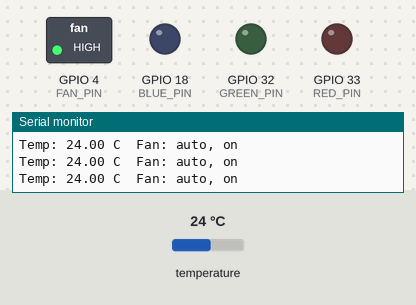
A program run on a simulated ESP32. Parts: switched loads named in the program (green lamp = pin HIGH), output pins drawn as LEDs (lit = HIGH), the last lines printed to the serial monitor. The test bench sets the inputs (shaded band); at power-on: temperature 24 °C. WiFi joins after 1.5 s; servers stay silent unless stated; no MQTT or app messages arrive unless stated.

Above: at 2.7 s.
2.8 s: temperature set to 21.6 °C
4.9 s: temperature set to 20.4 °C
At 5.5 s:
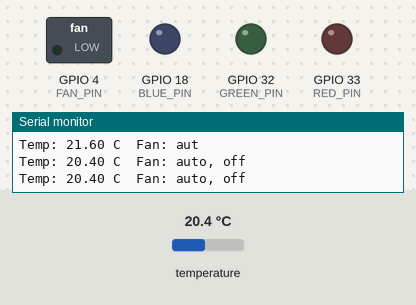
10.3 s: temperature set to 22.6 °C
11.8 s: temperature set to 23.7 °C
At 12.6 s:
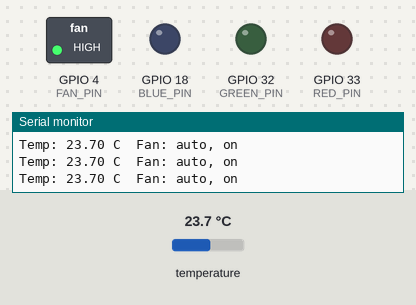
Timing chart, 0 to 14.4 s (numbered marks = the images above; inputs shaded):
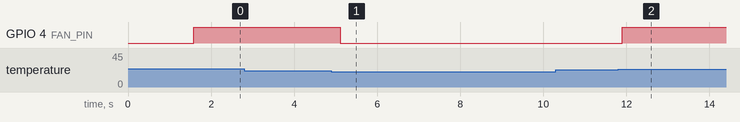

The program:

main.cpp
```cpp
#include "Adafruit_MCP9808.h"
#include <Arduino.h>
#include <PubSubClient.h>
#include <WiFi.h>
#include <Wire.h>
#include <string.h>

#define FAN_PIN 4
#define TEMP_MAX 23
#define TEMP_MIN 21

#define RED_PIN 33
#define GREEN_PIN 32
#define BLUE_PIN 18
#define RED_CHANNEL 3
#define GREEN_CHANNEL 4
#define BLUE_CHANNEL 5

enum modes
{
  AUTO,
  MANUAL,
  ON,
  OFF
};

// SSID/Password combination
const char *ssid = "nao_abrir";
const char *password = "qwertyuiop";
const char *mqtt_server = "192.168.96.228";

const char *fan_control_topic = "ventoinha/control";
const char *fan_mode_topic = "ventoinha/mode";
const char *fan_value_topic = "ventoinha/value";
const char *temperature_value_topic = "temperatura/value";
const char *led_control_topic = "led/control";
const char *led_value_topic = "led/value";

WiFiClient espClient;
PubSubClient client(espClient);
long lastMsg = 0;
char msg[50];

// Create the MCP9808 temperature sensor object
Adafruit_MCP9808 temperature_sensor = Adafruit_MCP9808();

enum modes fan_state = OFF;
enum modes fan_mode = AUTO;
enum modes led_state = OFF;
int red_value = 0;
int green_value = 0;
int blue_value = 0;

void setup_wifi();
void callback(char *topic, byte *message, unsigned int length);
void reconnect();
void led_control();
void fan_control(char *, float);

void setup()
{
  Serial.begin(115200);

  if (!temperature_sensor.begin())
  {
    Serial.println("Couldn't find MCP9808!");
    while (1)
      ;
  }

  setup_wifi();
  client.setServer(mqtt_server, 1883);
  client.setCallback(callback);

  pinMode(FAN_PIN, OUTPUT);

  ledcSetup(RED_CHANNEL, 5000, 8);
  ledcSetup(GREEN_CHANNEL, 5000, 8);
  ledcSetup(BLUE_CHANNEL, 5000, 8);

  ledcAttachPin(RED_PIN, RED_CHANNEL);
  ledcAttachPin(GREEN_PIN, GREEN_CHANNEL);
  ledcAttachPin(BLUE_PIN, BLUE_CHANNEL);
}

void loop()
{
  if (!client.connected())
  {
    reconnect();
  }
  client.loop();

  // Read and print out the temperature, then convert to C
  char temp_string[8];
  char fan_string[15];

  float temp_c = temperature_sensor.readTempC();

  dtostrf(temp_c, 1, 2, temp_string);
  // End temperatue check

  fan_control(fan_string, temp_c);
  led_control();

  client.publish(temperature_value_topic, temp_string);
  client.publish(fan_value_topic, fan_string);

  Serial.print("Temp: ");
  Serial.print(temp_c);
  Serial.print(" C\t");
  Serial.printf("Fan: %s", fan_string);
  Serial.print("\n");

  delay(250);
}

void setup_wifi()
{
  delay(10);
  // We start by connecting to a WiFi network
  Serial.println();
  Serial.print("Connecting to ");
  Serial.println(ssid);

  WiFi.begin(ssid, password);

  while (WiFi.status() != WL_CONNECTED)
  {
    delay(500);
    Serial.print(".");
  }

  Serial.println("");
  Serial.println("WiFi connected");
  Serial.println("IP address: ");
  Serial.println(WiFi.localIP());
}

void callback(char *topic, byte *message, unsigned int length)
{
  Serial.print("Message arrived on topic: ");
  Serial.print(topic);
  Serial.print(". Message: ");
  String messageTemp;

  for (int i = 0; i < length; i++)
  {
    Serial.print((char)message[i]);
    messageTemp += (char)message[i];
  }
  Serial.println();

  if (String(topic) == fan_mode_topic)
  {
    if (messageTemp == "manual")
    {
      fan_mode = MANUAL;
    }
    else if (messageTemp == "auto")
    {
      fan_mode = AUTO;
    }
  }
  if (String(topic) == fan_control_topic)
  {
    if (messageTemp == "on")
    {
      fan_state = ON;
    }
    else if (messageTemp == "off")
    {
      fan_state = OFF;
    }
  }
  if (String(topic) == led_control_topic)
  {
    if (messageTemp == "on")
    {
      led_state = ON;
    }
    else if (messageTemp == "off")
    {
      led_state = OFF;
    }
  }
  if (String(topic) == led_value_topic)
  {
    if (messageTemp.charAt(0) == 'r')
    {
      red_value = messageTemp.substring(3).toInt();
    }
    if (messageTemp.charAt(0) == 'g')
    {
      green_value = messageTemp.substring(5).toInt();
    }
    if (messageTemp.charAt(0) == 'b')
    {
      blue_value = messageTemp.substring(4).toInt();
    }
  }
}

void reconnect()
{
  // Loop until we're reconnected
  while (!client.connected())
  {
    Serial.print("Attempting MQTT connection...");
    // Attempt to connect
    if (client.connect("ESP32Client"))
    {
      Serial.println("connected");
      // Subscribe
      client.subscribe(fan_mode_topic);
      client.subscribe(fan_control_topic);
      client.subscribe(led_control_topic);
      client.subscribe(led_value_topic);
    }
    else
    {
      Serial.print("failed, rc=");
      Serial.print(client.state());
      Serial.println(" try again in 5 seconds");
      // Wait 5 seconds before retrying
      delay(5000);
    }
  }
}
void led_control()
{
  if (led_state == ON)
  {
    ledcWrite(RED_CHANNEL, red_value);
    ledcWrite(GREEN_CHANNEL, green_value);
    ledcWrite(BLUE_CHANNEL, blue_value);
  }
  else
  {
    ledcWrite(RED_CHANNEL, 0);
    ledcWrite(GREEN_CHANNEL, 0);
    ledcWrite(BLUE_CHANNEL, 0);
  }
}
void fan_control(char *fan_string, float temp_c)
{
  if (fan_mode == MANUAL)
  {
    if (fan_state == ON)
    {
      digitalWrite(FAN_PIN, HIGH);
      strcpy(fan_string, "manual, on");
    }
    else
    {
      digitalWrite(FAN_PIN, LOW);
      strcpy(fan_string, "manual, off");
    }
  }
  else
  {
    if (temp_c > TEMP_MAX)
    {
      digitalWrite(FAN_PIN, HIGH);
      strcpy(fan_string, "auto, on");
    }
    if (temp_c < TEMP_MIN)
    {
      digitalWrite(FAN_PIN, LOW);
      strcpy(fan_string, "auto, off");
    }
  }
}
```

Measured:
- the behaviour switches between 21 and 20.9 °C on temperature (found by bisection; images 0 and 1)
- the behaviour switches between 23 and 23.1 °C on temperature (found by bisection; images 1 and 2)
- after the input at 4.9 s, GPIO 4 (FAN_PIN): HIGH → LOW after 0.21 s
- after the input at 11.8 s, GPIO 4 (FAN_PIN): LOW → HIGH after 0.10 s
